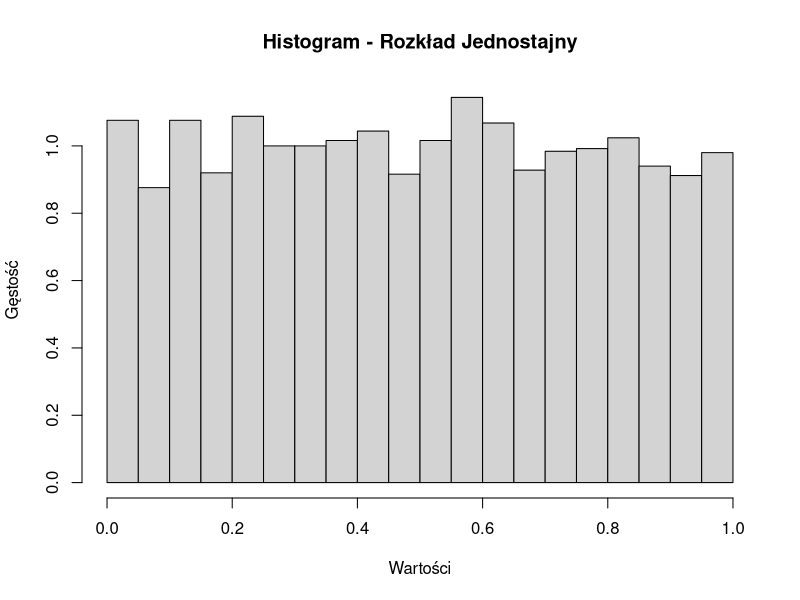
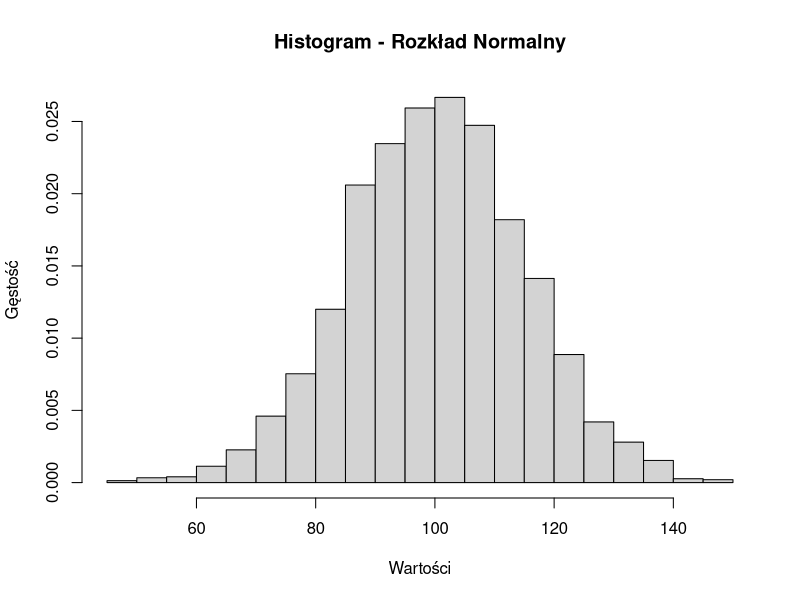

R code for these plots, in order: (Note: this script raises an error after producing the figures.)
random_J <- runif(min = 0, max = 1, n = 5000)
random_N <- rnorm(3000, 100, 15)





hist_J <- hist(random_J, breaks = 30, main = "Histogram - Rozkład Jednostajny", xlab = "Wartości", ylab = "Gęstość", freq = FALSE)
hist_N <- hist(random_N, breaks = 30, main = "Histogram - Rozkład Normalny", xlab = "Wartości", ylab = "Gęstość", freq = FALSE)
density_J <- density(randomJ)
density_N <- density(randomN)

par(mfrow = c(2, 2))
plot(hist_J, main = "Histogram - Rozkład Jednostajny")
plot(hist_N, main = "Histogram - Rozkład Normalny")
plot(density_J, main = "Estymator jądrowy - Rozkład Jednostajny")
plot(density_N, main = "Estymator jądrowy - Rozkład Normalny")